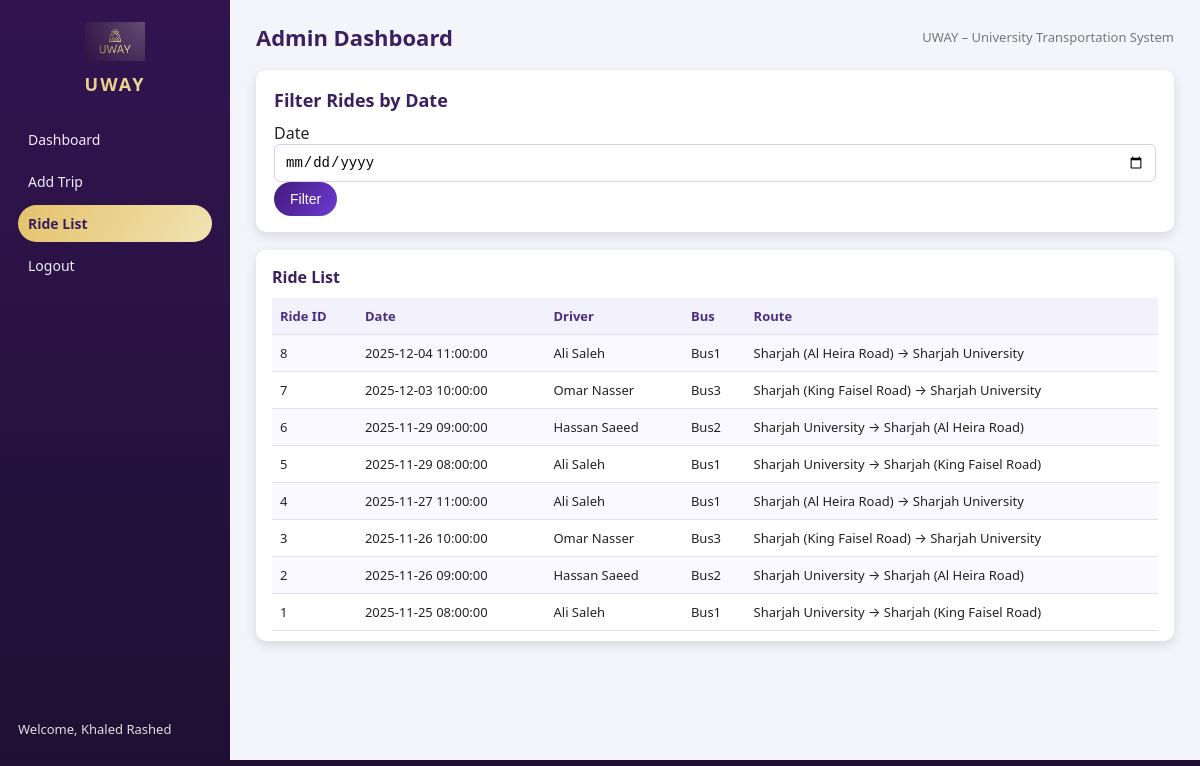
The page /admin.php?page=rides (signed in) on the database its author committed.
### tables this page shows
CREATE TABLE Ride (
    RideID INT PRIMARY KEY AUTO_INCREMENT,
    DriverID VARCHAR(9) NOT NULL,
    RideDate DATETIME NOT NULL,
    RoadStart VARCHAR(100) NOT NULL,
    RoadEnd VARCHAR(100) NOT NULL,
    Status VARCHAR(20) NOT NULL CHECK (Status IN ('Scheduled', 'Completed', 'Cancelled')),
    FOREIGN KEY (DriverID) REFERENCES Driver(DriverID)
);

CREATE TABLE Driver
(
    DriverID VARCHAR(9) PRIMARY KEY,
    FirstName VARCHAR(50) NOT NULL,
    LastName VARCHAR(50) NOT NULL,
    Email VARCHAR(100) NOT NULL UNIQUE,
    LicenseNumber VARCHAR(50) NOT NULL UNIQUE,
    ContactNumber VARCHAR(15),
    BusNumber VARCHAR(10) NOT NULL,
    UserID INT NOT NULL,
    FOREIGN KEY (Email) REFERENCES `User`(Email),
    FOREIGN KEY (UserID) REFERENCES `User`(UserID)
);

### admin.php (the view, shortened to what this page needs)
<?php
$conn = mysqli_connect(DB_HOST, DB_USER, DB_PASSWORD, DB_NAME);
$admin_name = "Admin";
$user_id = $_SESSION['user_id'];
$query = "SELECT FullName FROM Administrator WHERE UserID = $user_id";
$result = $conn->query($query);
if ($result && mysqli_num_rows($result) == 1) {
    $row = mysqli_fetch_array($result);
    $admin_name = $row['FullName'];
}
$page = "";
if (isset($_GET['page'])) {
    $page = $_GET['page'];
}
$filter_date = "";
?>
<!DOCTYPE html>
<html lang="en">
<head>
    <link rel="stylesheet" href="style.css">
</head>
<body>
<div class="dashboard-layout">
    <aside class="sidebar">
        <div class="sidebar-logo">
            <img src="uway-logo.png" alt="UWAY">
            <div class="sidebar-logo-title">UWAY</div>
        </div>
        <ul class="sidebar-menu">
            <li><a href="admin.php"<?php if ($page == "") echo " class='active'"; ?>>Dashboard</a></li>
            <li><a href="admin.php?page=add"<?php if ($page == "add") echo " class='active'"; ?>>Add Trip</a></li>
            <li><a href="admin.php?page=rides"<?php if ($page == "rides") echo " class='active'"; ?>>Ride List</a></li>
            <li><a href="login.php">Logout</a></li>
        </ul>
        <div class="sidebar-user">
            Welcome, <?php echo $admin_name; ?>
        </div>
    </aside>
    <main class="main-content">
        <div class="main-header">
            <div class="main-header-title">Admin Dashboard</div>
            <div class="main-header-right">UWAY – University Transportation System</div>
        </div>
        <?php
        if ($page == "") {
            ?>
            <div class="uway-card">
                <h2>Welcome, <?php echo $admin_name; ?></h2>
                <p>Select an option from the menu to manage trips and view ride information.</p>
            </div>
            <?php
        } elseif ($page == "rides") {
            ?>
            <div class="uway-card">
                <h2>Filter Rides by Date</h2>
                <form method="post" action="admin.php?page=rides">
                    <p>
                        <label>Date</label>
                        <input class="uway-input" type="date" name="filter_date" value="<?php echo $filter_date; ?>">
                    </p>
                    <p>
                        <input type="submit" value="Filter">
                    </p>
                </form>
            </div>
            <section class="uway-table-wrapper">
                <div class="uway-table-title">Ride List</div>
                <table>
                    <tr>
                        <th>Ride ID</th>
                        <th>Date</th>
                        <th>Driver</th>
                        <th>Bus</th>
                        <th>Route</th>
                    </tr>
                    <?php
                    $query =
                    "SELECT Ride.RideID, Ride.RideDate, Ride.RoadStart, Ride.RoadEnd,
                           Driver.FirstName, Driver.LastName, Driver.BusNumber
                    FROM Ride, Driver
                    WHERE Ride.DriverID = Driver.DriverID
                    ";
                    $query .= " ORDER BY Ride.RideDate DESC ";
                    $result = $conn->query($query);
                    if ($result && mysqli_num_rows($result) > 0) {
                        while ($row = mysqli_fetch_array($result)) {
                            $driver = $row['FirstName'] . " " . $row['LastName'];
                            $route  = $row['RoadStart'] . " → " . $row['RoadEnd'];
                            echo "<tr>";
                            echo "<td>".$row['RideID']."</td>";
                            echo "<td>".$row['RideDate']."</td>";
                            echo "<td>".$driver."</td>";
                            echo "<td>".$row['BusNumber']."</td>";
                            echo "<td>".$route."</td>";
                            echo "</tr>";
                        }
                    } else {
                        echo "<tr><td colspan='5'>No rides found.</td></tr>";
                    }
                    ?>
                </table>
            </section>
            <?php
        }
        ?>
    </main>
</div>
</body>
</html>

### style.css (style rules this page uses)
:root { --uway-bg: #1f1033; --uway-bg-soft: #281542; --uway-bg-sidebar: #2d164a; --uway-card: #ffffff; --uway-border-soft: #e4e0f0; --uway-purple: #5a26a8; --uway-purple-dark: #421a7d; --uway-purple-soft: #6d3ad2; --uway-gold: #e3c26b; --uway-gold-light: #f2e3b3; --uway-text-main: #222222; --uway-text-muted: #777777; --uway-text-light: #f4f4f4; --uway-radius: 10px; --uway-shadow: 0 10px 25px rgba(0, 0, 0, 0.18); --uway-shadow-soft: 0 4px 12px rgba(0, 0, 0, 0.12); }
* { box-sizing: border-box; margin: 0; padding: 0; }
body { font-family: "Segoe UI", system-ui, -apple-system, BlinkMacSystemFont, sans-serif; background: radial-gradient(circle at top left, #4e2a8e, #1f1033 55%); color: var(--uway-text-main); min-height: 100vh; }
a { color: var(--uway-purple); text-decoration: none; }
.dashboard-layout { display: flex; min-height: calc(100vh - 40px); }
.sidebar { width: 230px; background: linear-gradient(180deg, #311450, #1f1033); padding: 22px 18px; color: var(--uway-text-light); display: flex; flex-direction: column; gap: 25px; }
.sidebar-logo { text-align: center; }
.sidebar-logo img { width: 60px; margin-bottom: 6px; }
.sidebar-logo-title { font-size: 18px; font-weight: 700; letter-spacing: 2px; background: linear-gradient(120deg, var(--uway-gold), var(--uway-gold-light)); -webkit-background-clip: text; -webkit-text-fill-color: transparent; }
.sidebar-menu { list-style: none; }
.sidebar-menu li { margin-bottom: 5px; }
.sidebar-menu a { display: block; color: #f2ecff; padding: 9px 10px; border-radius: 999px; font-size: 14px; transition: 0.2s background, 0.2s transform; }
.sidebar-menu a.active { background: linear-gradient(120deg, var(--uway-gold), var(--uway-gold-light)); color: #3a205f; font-weight: 600; }
.sidebar-user { margin-top: auto; font-size: 13px; opacity: 0.9; }
.main-content { flex: 1; padding: 22px 26px 30px; background: #f4f5fb; overflow-x: auto; }
.main-header { display: flex; justify-content: space-between; align-items: center; margin-bottom: 18px; }
.main-header-title { font-size: 22px; font-weight: 700; color: #3b205f; }
.main-header-right { font-size: 13px; color: var(--uway-text-muted); }
.uway-card { background: var(--uway-card); border-radius: var(--uway-radius); padding: 18px 18px 16px; box-shadow: var(--uway-shadow-soft); margin-bottom: 18px; }
.uway-card h2 { margin-bottom: 10px; font-size: 18px; color: #3b205f; }
.uway-input, .uway-select { width: 100%; padding: 9px 10px; border-radius: 6px; border: 1px solid #d6cfee; outline: none; font-size: 14px; transition: 0.2s border, 0.2s box-shadow; }
.uway-table-wrapper { background: var(--uway-card); padding: 16px 16px 10px; border-radius: var(--uway-radius); box-shadow: var(--uway-shadow-soft); margin-top: 10px; }
.uway-table-title { font-weight: 600; margin-bottom: 10px; color: #3b205f; }
table { width: 100%; border-collapse: collapse; font-size: 13px; }
th, td { padding: 9px 8px; border-bottom: 1px solid var(--uway-border-soft); text-align: left; }
th { background: #f3f1fb; color: #4b2f7f; font-weight: 600; }
tr:nth-child(even) td { background: #faf9ff; }
.btn-primary, input[type="submit"], button { background: linear-gradient(120deg, var(--uway-purple-dark), var(--uway-purple-soft)); color: #ffffff; border: none; padding: 9px 16px; border-radius: 999px; font-size: 14px; cursor: pointer; font-weight: 500; display: inline-block; transition: 0.2s transform, 0.2s box-shadow, 0.2s opacity; }

### rows shown on the page
ride: RideID "8", RideDate "2025-12-04 11:00:00", DriverID.LastName "Ali Saleh", DriverID.BusNumber "Bus1", route "Sharjah (Al Heira Road) → Sharjah University"
ride: RideID "7", RideDate "2025-12-03 10:00:00", DriverID.LastName "Omar Nasser", DriverID.BusNumber "Bus3", route "Sharjah (King Faisel Road) → Sharjah University"
ride: RideID "6", RideDate "2025-11-29 09:00:00", DriverID.LastName "Hassan Saeed", DriverID.BusNumber "Bus2", route "Sharjah University → Sharjah (Al Heira Road)"
ride: RideID "5", RideDate "2025-11-29 08:00:00", DriverID.LastName "Ali Saleh", DriverID.BusNumber "Bus1", route "Sharjah University → Sharjah (King Faisel Road)"
ride: RideID "4", RideDate "2025-11-27 11:00:00", DriverID.LastName "Ali Saleh", DriverID.BusNumber "Bus1", route "Sharjah (Al Heira Road) → Sharjah University"
ride: RideID "3", RideDate "2025-11-26 10:00:00", DriverID.LastName "Omar Nasser", DriverID.BusNumber "Bus3", route "Sharjah (King Faisel Road) → Sharjah University"
ride: RideID "2", RideDate "2025-11-26 09:00:00", DriverID.LastName "Hassan Saeed", DriverID.BusNumber "Bus2", route "Sharjah University → Sharjah (Al Heira Road)"
ride: RideID "1", RideDate "2025-11-25 08:00:00", DriverID.LastName "Ali Saleh", DriverID.BusNumber "Bus1", route "Sharjah University → Sharjah (King Faisel Road)"

### other values the page prints
$admin_name "Khaled Rashed"
